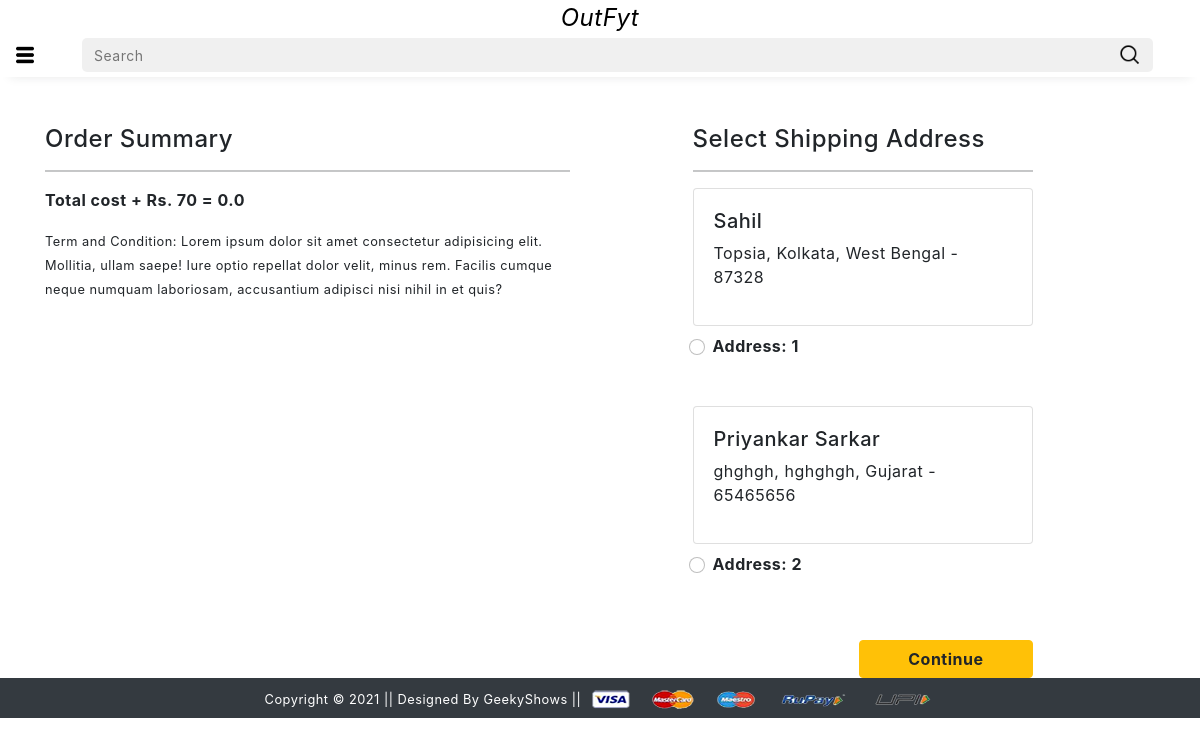
/checkout/ (signed in), run on an earlier commit of the app's database.
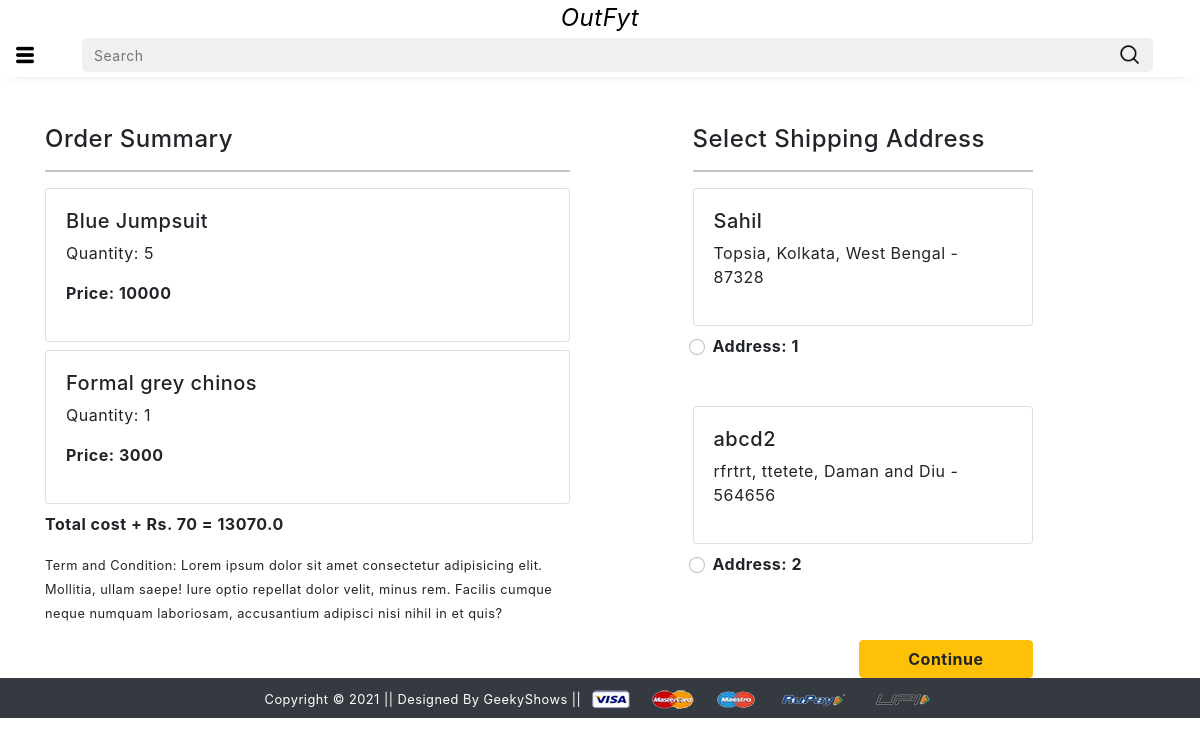
And on a later commit of the database.
### app/models.py (models this page shows, shortened)
class Customer(models.Model):
    user = models.ForeignKey(User, on_delete=models.CASCADE)
    name = models.CharField(max_length=200)
    locality = models.CharField(max_length=200)
    city = models.CharField(max_length=50)
    zipcode = models.IntegerField()
    state = models.CharField(choices= STATE_CHOICES, max_length=50)

class Cart(models.Model):
    user=models.ForeignKey(User,on_delete=models.CASCADE)
    product=models.ForeignKey(Product,on_delete=models.CASCADE)
    quantity=models.PositiveIntegerField(default=1)
    @property
    def total_cost(self):
        return self.quantity * self.product.discounted_price

class Product(models.Model):
    title=models.CharField(max_length=100)
    selling_price=models.IntegerField()
    discounted_price=models.IntegerField()
    description=models.TextField()
    brand=models.CharField(max_length=100)
    category=models.CharField(choices=CATEGORY_CHOICES,max_length=3)
    product_image=models.ImageField(upload_to='productimg')

### app/views.py (the view)
# urls.py: path('checkout/', views.checkout, name='checkout'),
@login_required
def checkout(request):
    user = request.user
    address = Customer.objects.filter(user=user)
    cart_items = Cart.objects.filter(user=user)
    amount = 0.0
    shipping_amount = 70.0
    totalamount = 0.0
    cart_product = [p for p in Cart.objects.all() if p.user==request.user]
    if cart_product:
        for p in cart_product:
            tempamount = (p.quantity* p.product.discounted_price)
            amount += tempamount
        totalamount = amount + shipping_amount
    return render(request, 'app/checkout.html', {'address':address, 'totalamount': totalamount, 'cart_items': cart_items})

### app/templates/app/checkout.html (shortened to what this page needs)
{% extends 'app/base.html' %}
{% load static %}
{% block main-content %}
<div class="container">
  <div class="row mt-5">
    <div class="col-sm-6">
      <h4>Order Summary</h4>
      <hr>
      {% for item in cart_items %}
        <div class="card mb-2">
          <div class="card-body">
            <h5>{{ item.product.title }}</h5>
            <p>Quantity: {{ item.quantity }}</p>
            <p class="fw-bold">Price: {{ item.total_cost }}</p>
          </div>
        </div>
      {% endfor %}
      <p class="fw-bold">Total cost + Rs. 70 = {{ totalamount }} </p>
      <small>
        Term and Condition: Lorem ipsum dolor sit amet consectetur adipisicing elit. Mollitia, ullam saepe! Iure optio repellat dolor velit, minus rem. Facilis cumque neque numquam laboriosam, accusantium adipisci nisi nihil in et quis?
      </small>
    </div>
    <div class="col-sm-4 offset-sm-1">
      <h4>Select Shipping Address</h4>
      <hr>
      <form action="/paymentdone">
        {% for ad in address %}
        <div class="card">
          <div class="card-body">
            <h5>{{ad.name}}</h5>
            <p>{{ad.locality}}, {{ad.city}}, {{ad.state}} - {{ad.zipcode}}</p>
          </div>
        </div>
        <div class="form-check mt-2 mb-5">
          <input class="form-check-input" type="radio" name="custid" id="custadd{{forloop.counter}}" value="{{ad.id}}">
          <label class="form-check-label fw-bold" for="custadd{{forloop.counter}}"> Address: {{forloop.counter}} </label>
        </div>
        {% endfor %}
        <div class="text-end">
          <button type="submit" class="btn btn-warning mt-3 px-5 fw-bold">Continue</button>
        </div>
      </form>
    </div>
  </div>
</div>
{% endblock main-content %}

What changed in the data, as far as the page shows it:
removed Customer: name "Priyankar Sarkar", locality "ghghgh", city "hghghgh", state "Gujarat", zipcode "65465656"
added Cart: product "Blue Jumpsuit", quantity "5", total_cost "10000"
added Cart: product "Formal grey chinos", quantity "1", total_cost "3000"
added Customer: name "abcd2", locality "rfrtrt", city "ttetete", state "Daman and Diu", zipcode "564656"
Also different on the page:
{{ totalamount }}: "0.0" → "13070.0"
